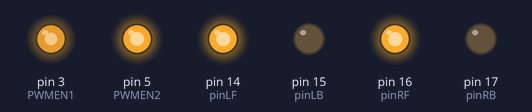
The sketch below on a simulated Arduino Uno, built with avr-gcc and run on an emulated ATmega328P. Parts: output pins drawn as LEDs (lit = HIGH).

Above: at 0.05 s.
At 2.15 s:
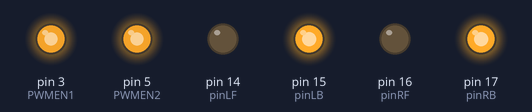
At 3.2 s:
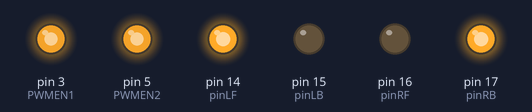
At 4.25 s:
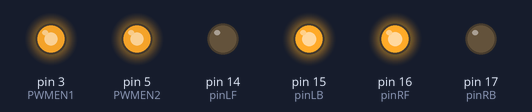
Timing chart, 0 to 5.6 s (numbered marks = the images above):
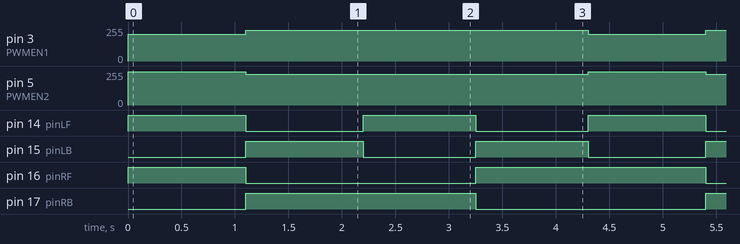

Measured:
- by itself, pin 3 (PWMEN1): alternates 230/255 for 3.2 s and 200/255 for 1.1 s
- by itself, pin 5 (PWMEN2): alternates 250/255 for 1.1 s and 230/255 for 3.2 s
- by itself, pin 14 (pinLF), pin 15 (pinLB): alternates HIGH for 1.1 s and LOW for 1.1 s
- by itself, pin 16 (pinRF): repeats every 4.3 s: LOW 2.2 s, HIGH 2.2 s
- by itself, pin 17 (pinRB): alternates HIGH for 2.2 s and LOW for 2.2 s

The sketch:

PWM.ino
```cpp
#include <Servo.h>
int pinLF=14;     // 定義14腳位 左前
int pinLB=15;     // 定義15腳位 左後

int pinRF=16;    // 定義16腳位 右前
int pinRB=17;    // 定義17腳位 右後

int PWMEN1=3;
int PWMEN2=5;

void setup()
 {
  Serial.begin(9600);     // 定義馬達輸出腳位
  pinMode(pinLB,OUTPUT); // 腳位 6
  pinMode(pinLF,OUTPUT); // 腳位 9
  pinMode(pinRB,OUTPUT); // 腳位 10
  pinMode(pinRF,OUTPUT); // 腳位 11

  pinMode(PWMEN1,OUTPUT); // 腳位 3 (PWM)
  pinMode(PWMEN2,OUTPUT); // 腳位 5 (PWM)


 }
void advance(int a)     // 前進
    {
     digitalWrite(pinRF,HIGH);  // 使馬達（前進）動作
     digitalWrite(pinRB,LOW);
             analogWrite(PWMEN1,200);
             analogWrite(pinRB, 0);
     digitalWrite(pinLF,HIGH);  // 使馬達（前進）動作
     digitalWrite(pinLB,LOW);
             analogWrite(PWMEN2,250);
             analogWrite(pinLB,0);
     delay(a * 100);
    }

void turnR(int d)        //左轉(雙輪)
    {
     digitalWrite(pinRF,HIGH);  // 使馬達（前進）動作
     digitalWrite(pinRB,LOW);
             analogWrite(PWMEN1,230);
             analogWrite(pinRB, 0);
     digitalWrite(pinLF,LOW);
     digitalWrite(pinLB,HIGH);
             analogWrite(pinLF,0);
             analogWrite(PWMEN2,230);
     delay(d * 50);
    }
void turnL(int e)        //右轉(雙輪)
    {
     digitalWrite(pinRF,LOW);
     digitalWrite(pinRB,HIGH);
             analogWrite(pinRF,0);
             analogWrite(PWMEN1,230);
     digitalWrite(pinLF,HIGH);
     digitalWrite(pinLB,LOW);
             analogWrite(PWMEN1,230);
             analogWrite(pinLB,0);
     delay(e * 50);
    }
void stopp(int f)         //停止
    {
     digitalWrite(pinRB,LOW);
     digitalWrite(pinRF,LOW);
     digitalWrite(pinLB,LOW);
     digitalWrite(pinLF,LOW);
     delay(f * 100);
    }
void back(int g)          //後退
 {
     digitalWrite(pinRF,LOW);  // 使馬達（後退）動作
     digitalWrite(pinRB,HIGH);
             analogWrite(pinRF,0);
             analogWrite(PWMEN1, 230);
     digitalWrite(pinLF,LOW);  // 使馬達（後退）動作
     digitalWrite(pinLB,HIGH);
             analogWrite(pinLF,0);
             analogWrite(PWMEN2,230);
     delay(g * 100);
    }


void loop()
 {
    advance(1);              // 正常前進
    delay(1000);
    back(1);                 // 正常後退
    delay(1000);
    turnL(1);                // 左轉
    delay(1000);
    turnR(1);                // 右轉
    delay(1000);
 }
```
